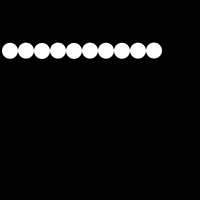
Frame 1 (no input)
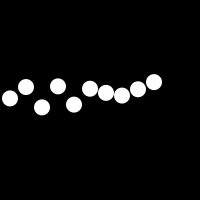
Frame 60 (the mouse pressed at the canvas centre just before this capture)
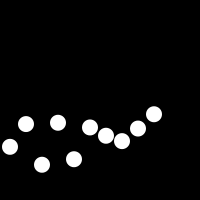
Frame 120 (the mouse held since frame 60 and released just before this capture)

The Processing sketch that drew these frames (run headless with seeded random() and noise(); from frame 60 on, the mouse is pressed at the canvas centre):

// Processing sketch: w4_f15_11_loop_spots_arrays
// ── w4_f15_11_loop_spots_arrays.pde

// size of the array
int numSpots = 10;

// array declaration
Spot[] spots = new Spot[numSpots];

void setup(){
  size(200, 200);
  smooth();
  noStroke();
  
  // iterating to create spots 
  for (int i = 0; i<spots.length; i++){
     float x = 10 + i*16; 
     spots[i] = new Spot(x, 50, 16, random(0.5, 1));
  }
}

void draw(){
  background(0);
  for (int i = 0; i < spots.length; i++){
    spots[i].move();
    spots[i].display();
  }
}


// ── Spot.pde
class Spot{

  float x, y, diameter;
  float speed;
  int direction = 1;
  float gravity = 0.1;
  boolean mouse = false;
  
  Spot(float xpos, float ypos, float dia, float sp){
    x = xpos;
    y = ypos;
    diameter = dia;
    speed = sp;
  }
  
  void move(){
    y += (speed*direction*0.98);
    if (( y> (height-diameter/2)) || ( y < diameter/2)){
     direction *=-1;
    } 
  }
  
  void display(){
    ellipse(x, y, diameter, diameter);
  }
  
  void rollover(){
    if ((mouseX > x-(diameter/2)) && (mouseX < x + (diameter/2)) && (mouseY > y - (diameter/2)) && (mouseY < y + (diameter/2))){
      println("rollover"); 
    } 
  }
}
